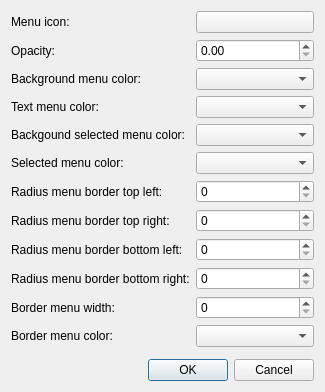
<?xml version="1.0" encoding="UTF-8"?>
<ui version="4.0">
 <class>AppletApplicationsMenuSettings</class>
 <widget class="QDialog" name="AppletApplicationsMenuSettings">
  <property name="geometry">
   <rect>
    <x>0</x>
    <y>0</y>
    <width>325</width>
    <height>392</height>
   </rect>
  </property>
  <property name="windowTitle">
   <string>Options</string>
  </property>
  <layout class="QVBoxLayout" name="verticalLayout_2">
   <item>
    <layout class="QVBoxLayout" name="verticalLayout">
     <item>
      <layout class="QFormLayout" name="formLayout">
       <property name="fieldGrowthPolicy">
        <enum>QFormLayout::AllNonFixedFieldsGrow</enum>
       </property>
       <item row="0" column="0">
        <widget class="QLabel" name="label_menu_icon">
         <property name="text">
          <string>Menu icon:</string>
         </property>
        </widget>
       </item>
       <item row="0" column="1">
        <widget class="QPushButton" name="menu_icon"/>
       </item>
       <item row="1" column="0">
        <widget class="QLabel" name="label_opacity">
         <property name="text">
          <string>Opacity:</string>
         </property>
        </widget>
       </item>
       <item row="1" column="1">
        <widget class="QDoubleSpinBox" name="opacity"/>
       </item>
       <item row="2" column="0">
        <widget class="QLabel" name="label_background_menu_color">
         <property name="text">
          <string>Background menu color:</string>
         </property>
        </widget>
       </item>
       <item row="2" column="1">
        <widget class="QComboBox" name="background_menu_color"/>
       </item>
       <item row="3" column="0">
        <widget class="QLabel" name="label_text_menu_color">
         <property name="text">
          <string>Text menu color:</string>
         </property>
        </widget>
       </item>
       <item row="3" column="1">
        <widget class="QComboBox" name="text_menu_color"/>
       </item>
       <item row="4" column="0">
        <widget class="QLabel" name="label_background_selected_menu_color">
         <property name="text">
          <string>Backgound selected menu color:</string>
         </property>
        </widget>
       </item>
       <item row="4" column="1">
        <widget class="QComboBox" name="selected_menu_color"/>
       </item>
       <item row="6" column="0">
        <widget class="QLabel" name="label_menu_border_radius_top_left">
         <property name="text">
          <string>Radius menu border top left:</string>
         </property>
        </widget>
       </item>
       <item row="6" column="1">
        <widget class="QSpinBox" name="menu_border_radius_top_left">
         <property name="maximum">
          <number>24</number>
         </property>
        </widget>
       </item>
       <item row="10" column="0">
        <widget class="QLabel" name="label_menu_border_width">
         <property name="text">
          <string>Border menu width:</string>
         </property>
        </widget>
       </item>
       <item row="10" column="1">
        <widget class="QSpinBox" name="menu_border_width">
         <property name="maximum">
          <number>10</number>
         </property>
        </widget>
       </item>
       <item row="11" column="1">
        <widget class="QComboBox" name="menu_border_color"/>
       </item>
       <item row="11" column="0">
        <widget class="QLabel" name="label_border_menu_color">
         <property name="text">
          <string>Border menu color:</string>
         </property>
        </widget>
       </item>
       <item row="7" column="0">
        <widget class="QLabel" name="label_menu_border_radius_top_right">
         <property name="text">
          <string>Radius menu border top right:</string>
         </property>
        </widget>
       </item>
       <item row="7" column="1">
        <widget class="QSpinBox" name="menu_border_radius_top_right">
         <property name="maximum">
          <number>24</number>
         </property>
        </widget>
       </item>
       <item row="8" column="0">
        <widget class="QLabel" name="label_menu_border_radius_bottom_left">
         <property name="text">
          <string>Radius menu border bottom left:</string>
         </property>
        </widget>
       </item>
       <item row="8" column="1">
        <widget class="QSpinBox" name="menu_border_radius_bottom_left">
         <property name="maximum">
          <number>24</number>
         </property>
        </widget>
       </item>
       <item row="9" column="0">
        <widget class="QLabel" name="label_menu_border_radius_bottom_right">
         <property name="text">
          <string>Radius menu border bottom right:</string>
         </property>
        </widget>
       </item>
       <item row="9" column="1">
        <widget class="QSpinBox" name="menu_border_radius_bottom_right">
         <property name="maximum">
          <number>24</number>
         </property>
        </widget>
       </item>
       <item row="5" column="0">
        <widget class="QLabel" name="label_selected_menu_color">
         <property name="text">
          <string>Selected menu color:</string>
         </property>
        </widget>
       </item>
       <item row="5" column="1">
        <widget class="QComboBox" name="background_selected_menu_color"/>
       </item>
      </layout>
     </item>
     <item>
      <widget class="QDialogButtonBox" name="buttonBox">
       <property name="orientation">
        <enum>Qt::Horizontal</enum>
       </property>
       <property name="standardButtons">
        <set>QDialogButtonBox::Cancel|QDialogButtonBox::Ok</set>
       </property>
      </widget>
     </item>
    </layout>
   </item>
  </layout>
 </widget>
 <tabstops>
  <tabstop>menu_icon</tabstop>
  <tabstop>opacity</tabstop>
  <tabstop>background_menu_color</tabstop>
  <tabstop>text_menu_color</tabstop>
  <tabstop>selected_menu_color</tabstop>
  <tabstop>background_selected_menu_color</tabstop>
  <tabstop>menu_border_radius_top_left</tabstop>
  <tabstop>menu_border_radius_top_right</tabstop>
  <tabstop>menu_border_radius_bottom_left</tabstop>
  <tabstop>menu_border_radius_bottom_right</tabstop>
  <tabstop>menu_border_width</tabstop>
  <tabstop>menu_border_color</tabstop>
  <tabstop>buttonBox</tabstop>
 </tabstops>
 <resources/>
 <connections>
  <connection>
   <sender>buttonBox</sender>
   <signal>accepted()</signal>
   <receiver>AppletApplicationsMenuSettings</receiver>
   <slot>accept()</slot>
   <hints>
    <hint type="sourcelabel">
     <x>258</x>
     <y>340</y>
    </hint>
    <hint type="destinationlabel">
     <x>157</x>
     <y>274</y>
    </hint>
   </hints>
  </connection>
  <connection>
   <sender>buttonBox</sender>
   <signal>rejected()</signal>
   <receiver>AppletApplicationsMenuSettings</receiver>
   <slot>reject()</slot>
   <hints>
    <hint type="sourcelabel">
     <x>284</x>
     <y>340</y>
    </hint>
    <hint type="destinationlabel">
     <x>286</x>
     <y>274</y>
    </hint>
   </hints>
  </connection>
 </connections>
</ui>
